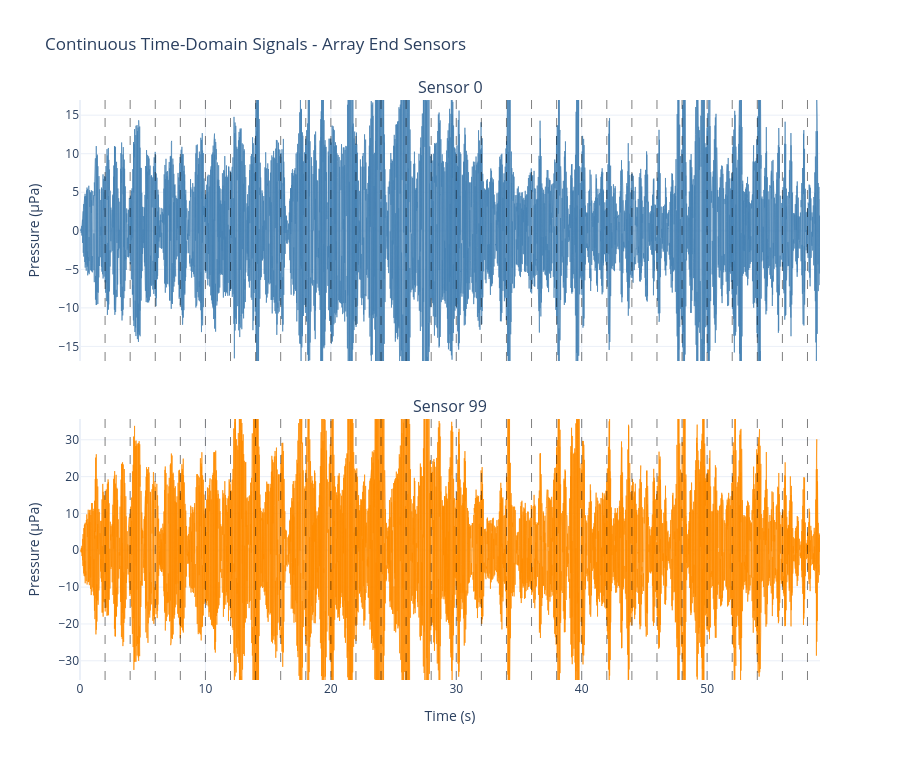

Notebook code cell kept with this figure:
### Markdown cell above
## 14. Compare First and Last Sensor Signals

Visualize spatial variation: signals from opposite ends of the 100-sensor array show time delays and amplitude differences due to array geometry.

### Code cell
boundary_times_s = [
    i * SIM_PARAMS["time_interval"].total_seconds()
    for i in range(1, SIM_PARAMS["num_steps"])
]
first_real = np.real(continuous_signal_first)
last_real = np.real(continuous_signal_last)

fig_end_sensors = make_subplots(
    rows=2,
    cols=1,
    shared_xaxes=True,
    vertical_spacing=0.10,
    subplot_titles=("Sensor 0", f"Sensor {ARRAY_PARAMS['num_sensors'] - 1}"),
)

# First sensor
fig_end_sensors.add_trace(
    go.Scatter(
        x=time_axis,
        y=first_real,
        mode="lines",
        line=dict(width=1, color="steelblue"),
        opacity=0.7,
        showlegend=False,
    ),
    row=1,
    col=1,
)
fig_end_sensors.update_yaxes(
    range=[np.percentile(first_real, 1), np.percentile(first_real, 99)],
    title_text="Pressure (µPa)",
    row=1,
    col=1,
)

# Last sensor
fig_end_sensors.add_trace(
    go.Scatter(
        x=time_axis,
        y=last_real,
        mode="lines",
        line=dict(width=1, color="darkorange"),
        opacity=0.7,
        showlegend=False,
    ),
    row=2,
    col=1,
)
fig_end_sensors.update_yaxes(
    range=[np.percentile(last_real, 1), np.percentile(last_real, 99)],
    title_text="Pressure (µPa)",
    row=2,
    col=1,
)
fig_end_sensors.update_xaxes(title_text="Time (s)", row=2, col=1)

for row in (1, 2):
    for t_boundary in boundary_times_s:
        fig_end_sensors.add_vline(
            x=t_boundary,
            line_color="black",
            line_dash="dash",
            opacity=0.5,
            line_width=1,
            row=row,
            col=1,
        )

fig_end_sensors.update_layout(
    title="Continuous Time-Domain Signals - Array End Sensors",
    template="plotly_white",
    height=760,
    width=900,
)
fig_end_sensors.show()

### Figure 1 — Plotly figure (JSON) as saved in the notebook; plotly's stock layout.template omitted (floating-point values rounded to 4 significant figures; data arrays with more than 128 entries replaced by an {"elided": "..."} marker saying what was removed)
{"data": [{"line": {"color": "steelblue", "width": 1}, "mode": "lines", "opacity": 0.7, "showlegend": false, "type": "scatter", "x": {"elided": "29500 float values"}, "xaxis": "x", "y": {"elided": "29500 float values"}, "yaxis": "y"}, {"line": {"color": "darkorange", "width": 1}, "mode": "lines", "opacity": 0.7, "showlegend": false, "type": "scatter", "x": {"elided": "29500 float values"}, "xaxis": "x2", "y": {"elided": "29500 float values"}, "yaxis": "y2"}], "layout": {"annotations": [{"font": {"size": 16}, "showarrow": false, "text": "Sensor 0", "x": 0.5, "xanchor": "center", "xref": "paper", "y": 1, "yanchor": "bottom", "yref": "paper"}, {"font": {"size": 16}, "showarrow": false, "text": "Sensor 99", "x": 0.5, "xanchor": "center", "xref": "paper", "y": 0.45, "yanchor": "bottom", "yref": "paper"}], "height": 760, "shapes": [{"line": {"color": "black", "dash": "dash", "width": 1}, "opacity": 0.5, "type": "line", "x0": 2, "x1": 2, "xref": "x", "y0": 0, "y1": 1, "yref": "y domain"}, {"line": {"color": "black", "dash": "dash", "width": 1}, "opacity": 0.5, "type": "line", "x0": 4, "x1": 4, "xref": "x", "y0": 0, "y1": 1, "yref": "y domain"}, {"line": {"color": "black", "dash": "dash", "width": 1}, "opacity": 0.5, "type": "line", "x0": 6, "x1": 6, "xref": "x", "y0": 0, "y1": 1, "yref": "y domain"}, {"line": {"color": "black", "dash": "dash", "width": 1}, "opacity": 0.5, "type": "line", "x0": 8, "x1": 8, "xref": "x", "y0": 0, "y1": 1, "yref": "y domain"}, {"line": {"color": "black", "dash": "dash", "width": 1}, "opacity": 0.5, "type": "line", "x0": 10, "x1": 10, "xref": "x", "y0": 0, "y1": 1, "yref": "y domain"}, {"line": {"color": "black", "dash": "dash", "width": 1}, "opacity": 0.5, "type": "line", "x0": 12, "x1": 12, "xref": "x", "y0": 0, "y1": 1, "yref": "y domain"}, {"line": {"color": "black", "dash": "dash", "width": 1}, "opacity": 0.5, "type": "line", "x0": 14, "x1": 14, "xref": "x", "y0": 0, "y1": 1, "yref": "y domain"}, {"line": {"color": "black", "dash": "dash", "width": 1}, "opacity": 0.5, "type": "line", "x0": 16, "x1": 16, "xref": "x", "y0": 0, "y1": 1, "yref": "y domain"}, {"line": {"color": "black", "dash": "dash", "width": 1}, "opacity": 0.5, "type": "line", "x0": 18, "x1": 18, "xref": "x", "y0": 0, "y1": 1, "yref": "y domain"}, {"line": {"color": "black", "dash": "dash", "width": 1}, "opacity": 0.5, "type": "line", "x0": 20, "x1": 20, "xref": "x", "y0": 0, "y1": 1, "yref": "y domain"}, {"line": {"color": "black", "dash": "dash", "width": 1}, "opacity": 0.5, "type": "line", "x0": 22, "x1": 22, "xref": "x", "y0": 0, "y1": 1, "yref": "y domain"}, {"line": {"color": "black", "dash": "dash", "width": 1}, "opacity": 0.5, "type": "line", "x0": 24, "x1": 24, "xref": "x", "y0": 0, "y1": 1, "yref": "y domain"}, {"line": {"color": "black", "dash": "dash", "width": 1}, "opacity": 0.5, "type": "line", "x0": 26, "x1": 26, "xref": "x", "y0": 0, "y1": 1, "yref": "y domain"}, {"line": {"color": "black", "dash": "dash", "width": 1}, "opacity": 0.5, "type": "line", "x0": 28, "x1": 28, "xref": "x", "y0": 0, "y1": 1, "yref": "y domain"}, {"line": {"color": "black", "dash": "dash", "width": 1}, "opacity": 0.5, "type": "line", "x0": 30, "x1": 30, "xref": "x", "y0": 0, "y1": 1, "yref": "y domain"}, {"line": {"color": "black", "dash": "dash", "width": 1}, "opacity": 0.5, "type": "line", "x0": 32, "x1": 32, "xref": "x", "y0": 0, "y1": 1, "yref": "y domain"}, {"line": {"color": "black", "dash": "dash", "width": 1}, "opacity": 0.5, "type": "line", "x0": 34, "x1": 34, "xref": "x", "y0": 0, "y1": 1, "yref": "y domain"}, {"line": {"color": "black", "dash": "dash", "width": 1}, "opacity": 0.5, "type": "line", "x0": 36, "x1": 36, "xref": "x", "y0": 0, "y1": 1, "yref": "y domain"}, {"line": {"color": "black", "dash": "dash", "width": 1}, "opacity": 0.5, "type": "line", "x0": 38, "x1": 38, "xref": "x", "y0": 0, "y1": 1, "yref": "y domain"}, {"line": {"color": "black", "dash": "dash", "width": 1}, "opacity": 0.5, "type": "line", "x0": 40, "x1": 40, "xref": "x", "y0": 0, "y1": 1, "yref": "y domain"}, {"line": {"color": "black", "dash": "dash", "width": 1}, "opacity": 0.5, "type": "line", "x0": 42, "x1": 42, "xref": "x", "y0": 0, "y1": 1, "yref": "y domain"}, {"line": {"color": "black", "dash": "dash", "width": 1}, "opacity": 0.5, "type": "line", "x0": 44, "x1": 44, "xref": "x", "y0": 0, "y1": 1, "yref": "y domain"}, {"line": {"color": "black", "dash": "dash", "width": 1}, "opacity": 0.5, "type": "line", "x0": 46, "x1": 46, "xref": "x", "y0": 0, "y1": 1, "yref": "y domain"}, {"line": {"color": "black", "dash": "dash", "width": 1}, "opacity": 0.5, "type": "line", "x0": 48, "x1": 48, "xref": "x", "y0": 0, "y1": 1, "yref": "y domain"}, {"line": {"color": "black", "dash": "dash", "width": 1}, "opacity": 0.5, "type": "line", "x0": 50, "x1": 50, "xref": "x", "y0": 0, "y1": 1, "yref": "y domain"}, {"line": {"color": "black", "dash": "dash", "width": 1}, "opacity": 0.5, "type": "line", "x0": 52, "x1": 52, "xref": "x", "y0": 0, "y1": 1, "yref": "y domain"}, {"line": {"color": "black", "dash": "dash", "width": 1}, "opacity": 0.5, "type": "line", "x0": 54, "x1": 54, "xref": "x", "y0": 0, "y1": 1, "yref": "y domain"}, {"line": {"color": "black", "dash": "dash", "width": 1}, "opacity": 0.5, "type": "line", "x0": 56, "x1": 56, "xref": "x", "y0": 0, "y1": 1, "yref": "y domain"}, {"line": {"color": "black", "dash": "dash", "width": 1}, "opacity": 0.5, "type": "line", "x0": 58, "x1": 58, "xref": "x", "y0": 0, "y1": 1, "yref": "y domain"}, {"line": {"color": "black", "dash": "dash", "width": 1}, "opacity": 0.5, "type": "line", "x0": 2, "x1": 2, "xref": "x2", "y0": 0, "y1": 1, "yref": "y2 domain"}, {"line": {"color": "black", "dash": "dash", "width": 1}, "opacity": 0.5, "type": "line", "x0": 4, "x1": 4, "xref": "x2", "y0": 0, "y1": 1, "yref": "y2 domain"}, {"line": {"color": "black", "dash": "dash", "width": 1}, "opacity": 0.5, "type": "line", "x0": 6, "x1": 6, "xref": "x2", "y0": 0, "y1": 1, "yref": "y2 domain"}, {"line": {"color": "black", "dash": "dash", "width": 1}, "opacity": 0.5, "type": "line", "x0": 8, "x1": 8, "xref": "x2", "y0": 0, "y1": 1, "yref": "y2 domain"}, {"line": {"color": "black", "dash": "dash", "width": 1}, "opacity": 0.5, "type": "line", "x0": 10, "x1": 10, "xref": "x2", "y0": 0, "y1": 1, "yref": "y2 domain"}, {"line": {"color": "black", "dash": "dash", "width": 1}, "opacity": 0.5, "type": "line", "x0": 12, "x1": 12, "xref": "x2", "y0": 0, "y1": 1, "yref": "y2 domain"}, {"line": {"color": "black", "dash": "dash", "width": 1}, "opacity": 0.5, "type": "line", "x0": 14, "x1": 14, "xref": "x2", "y0": 0, "y1": 1, "yref": "y2 domain"}, {"line": {"color": "black", "dash": "dash", "width": 1}, "opacity": 0.5, "type": "line", "x0": 16, "x1": 16, "xref": "x2", "y0": 0, "y1": 1, "yref": "y2 domain"}, {"line": {"color": "black", "dash": "dash", "width": 1}, "opacity": 0.5, "type": "line", "x0": 18, "x1": 18, "xref": "x2", "y0": 0, "y1": 1, "yref": "y2 domain"}, {"line": {"color": "black", "dash": "dash", "width": 1}, "opacity": 0.5, "type": "line", "x0": 20, "x1": 20, "xref": "x2", "y0": 0, "y1": 1, "yref": "y2 domain"}, {"line": {"color": "black", "dash": "dash", "width": 1}, "opacity": 0.5, "type": "line", "x0": 22, "x1": 22, "xref": "x2", "y0": 0, "y1": 1, "yref": "y2 domain"}, {"line": {"color": "black", "dash": "dash", "width": 1}, "opacity": 0.5, "type": "line", "x0": 24, "x1": 24, "xref": "x2", "y0": 0, "y1": 1, "yref": "y2 domain"}, {"line": {"color": "black", "dash": "dash", "width": 1}, "opacity": 0.5, "type": "line", "x0": 26, "x1": 26, "xref": "x2", "y0": 0, "y1": 1, "yref": "y2 domain"}, {"line": {"color": "black", "dash": "dash", "width": 1}, "opacity": 0.5, "type": "line", "x0": 28, "x1": 28, "xref": "x2", "y0": 0, "y1": 1, "yref": "y2 domain"}, {"line": {"color": "black", "dash": "dash", "width": 1}, "opacity": 0.5, "type": "line", "x0": 30, "x1": 30, "xref": "x2", "y0": 0, "y1": 1, "yref": "y2 domain"}, {"line": {"color": "black", "dash": "dash", "width": 1}, "opacity": 0.5, "type": "line", "x0": 32, "x1": 32, "xref": "x2", "y0": 0, "y1": 1, "yref": "y2 domain"}, {"line": {"color": "black", "dash": "dash", "width": 1}, "opacity": 0.5, "type": "line", "x0": 34, "x1": 34, "xref": "x2", "y0": 0, "y1": 1, "yref": "y2 domain"}, {"line": {"color": "black", "dash": "dash", "width": 1}, "opacity": 0.5, "type": "line", "x0": 36, "x1": 36, "xref": "x2", "y0": 0, "y1": 1, "yref": "y2 domain"}, {"line": {"color": "black", "dash": "dash", "width": 1}, "opacity": 0.5, "type": "line", "x0": 38, "x1": 38, "xref": "x2", "y0": 0, "y1": 1, "yref": "y2 domain"}, {"line": {"color": "black", "dash": "dash", "width": 1}, "opacity": 0.5, "type": "line", "x0": 40, "x1": 40, "xref": "x2", "y0": 0, "y1": 1, "yref": "y2 domain"}, {"line": {"color": "black", "dash": "dash", "width": 1}, "opacity": 0.5, "type": "line", "x0": 42, "x1": 42, "xref": "x2", "y0": 0, "y1": 1, "yref": "y2 domain"}, {"line": {"color": "black", "dash": "dash", "width": 1}, "opacity": 0.5, "type": "line", "x0": 44, "x1": 44, "xref": "x2", "y0": 0, "y1": 1, "yref": "y2 domain"}, {"line": {"color": "black", "dash": "dash", "width": 1}, "opacity": 0.5, "type": "line", "x0": 46, "x1": 46, "xref": "x2", "y0": 0, "y1": 1, "yref": "y2 domain"}, {"line": {"color": "black", "dash": "dash", "width": 1}, "opacity": 0.5, "type": "line", "x0": 48, "x1": 48, "xref": "x2", "y0": 0, "y1": 1, "yref": "y2 domain"}, {"line": {"color": "black", "dash": "dash", "width": 1}, "opacity": 0.5, "type": "line", "x0": 50, "x1": 50, "xref": "x2", "y0": 0, "y1": 1, "yref": "y2 domain"}, {"line": {"color": "black", "dash": "dash", "width": 1}, "opacity": 0.5, "type": "line", "x0": 52, "x1": 52, "xref": "x2", "y0": 0, "y1": 1, "yref": "y2 domain"}, {"line": {"color": "black", "dash": "dash", "width": 1}, "opacity": 0.5, "type": "line", "x0": 54, "x1": 54, "xref": "x2", "y0": 0, "y1": 1, "yref": "y2 domain"}, {"line": {"color": "black", "dash": "dash", "width": 1}, "opacity": 0.5, "type": "line", "x0": 56, "x1": 56, "xref": "x2", "y0": 0, "y1": 1, "yref": "y2 domain"}, {"line": {"color": "black", "dash": "dash", "width": 1}, "opacity": 0.5, "type": "line", "x0": 58, "x1": 58, "xref": "x2", "y0": 0, "y1": 1, "yref": "y2 domain"}], "title": {"text": "Continuous Time-Domain Signals - Array End Sensors"}, "width": 900, "xaxis": {"anchor": "y", "domain": [0, 1], "matches": "x2", "showticklabels": false}, "xaxis2": {"anchor": "y2", "domain": [0, 1], "title": {"text": "Time (s)"}}, "yaxis": {"anchor": "x", "domain": [0.55, 1], "range": [-16.9, 16.97], "title": {"text": "Pressure (µPa)"}}, "yaxis2": {"anchor": "x2", "domain": [0, 0.45], "range": [-35.22, 35.64], "title": {"text": "Pressure (µPa)"}}}}
